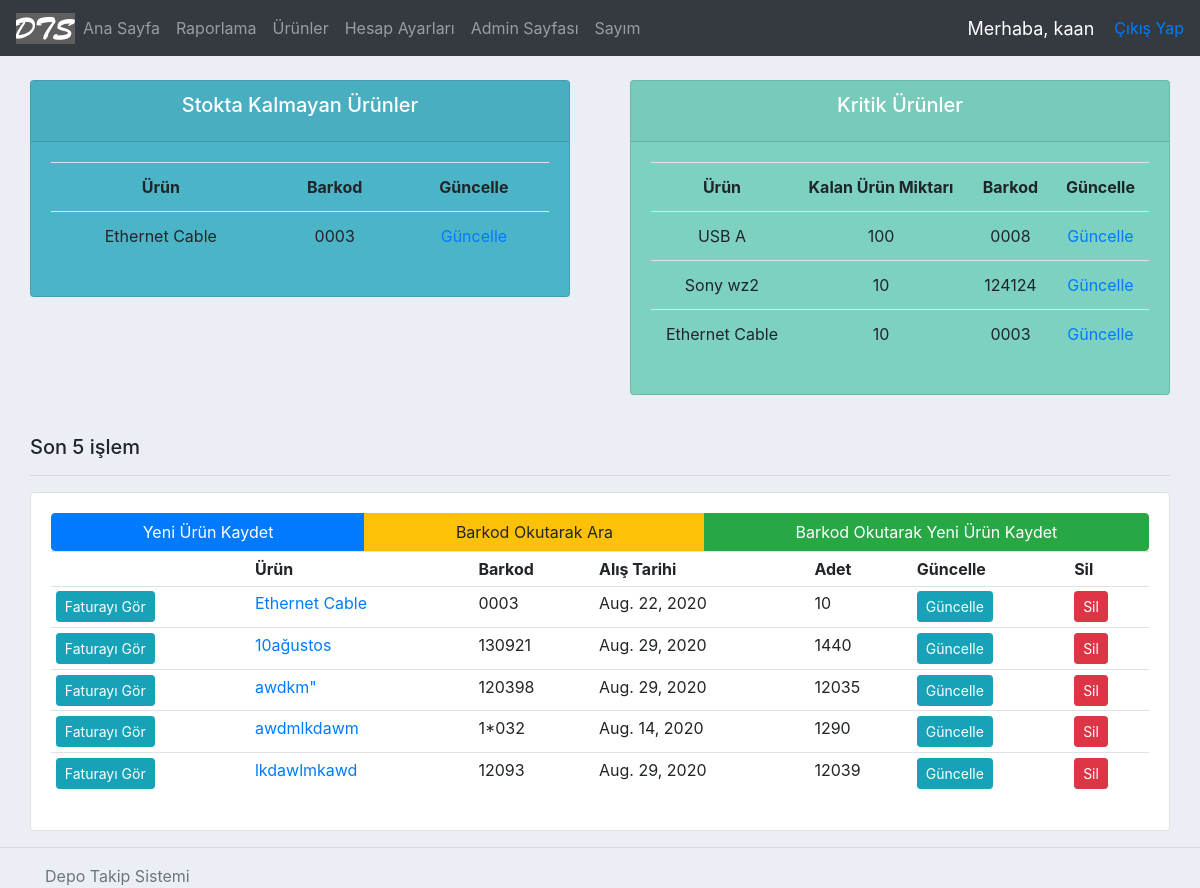
Before: / (signed in) with the older database file.
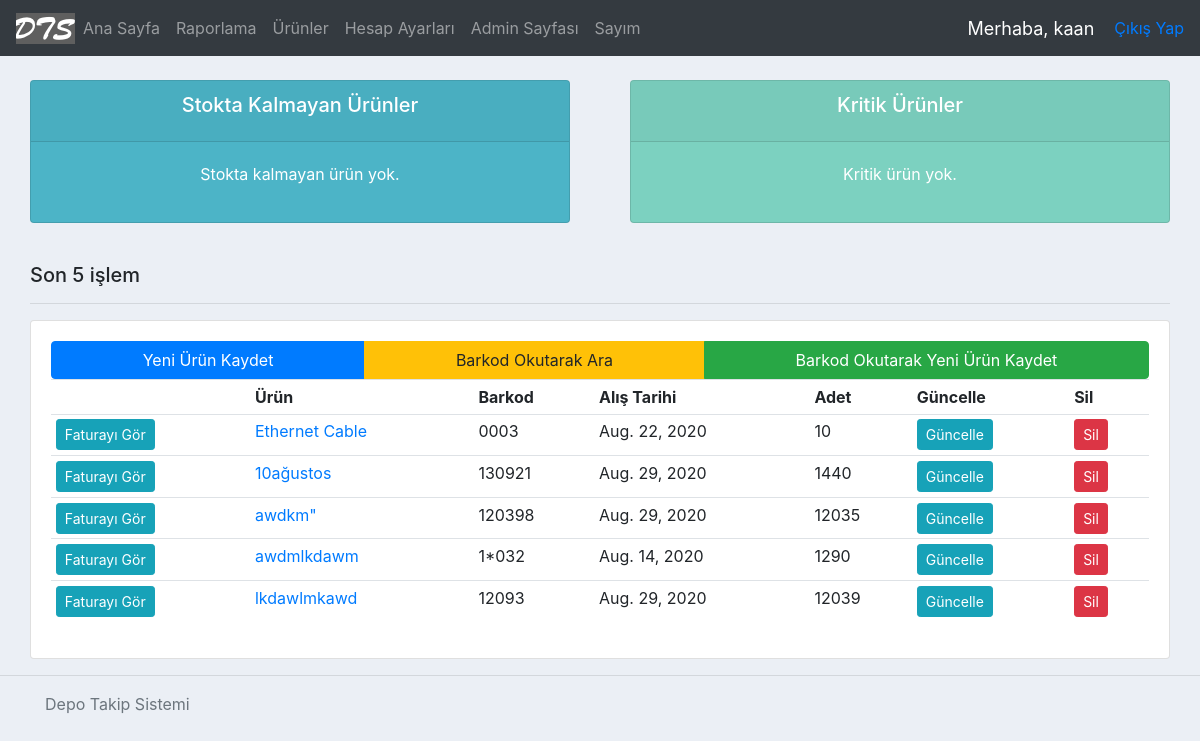
After: the same page with the newer database file.
### accounts/models.py (models this page shows, shortened)
class Product(models.Model):
    name = models.CharField(max_length=200)
    barcode = models.CharField(max_length=48)
    code = models.CharField(max_length=255)
    criticalStock = models.BooleanField(default=False) #kritik stok
    criticalStockAmt = models.IntegerField(null=True, blank=True)
    photo = models.ImageField(blank=True, null=True)
    vendor = models.CharField(max_length=200) #alınan firma
    dateBought = models.DateField(null=True) #satın alınan tarih
    regDate = models.DateTimeField( auto_now_add=True, null=True ) #ürünün kayıt edildiği tarih
    price = models.FloatField() #ürünün fiyatı
    amount = models.IntegerField() #ürünün adeti
    category = models.CharField(max_length=200) #ürünün kategorisi
    brand = models.CharField(max_length = 200) #ürünün markası
    model = models.CharField(max_length = 200, blank=True, null=True)
    description = models.CharField(max_length = 400, blank=True, null=True) #açıklama
    editor = models.CharField(max_length = 200) #ürünü kaydeden/silen kullanıcı
    invoice = models.OneToOneField('Invoice', on_delete=models.CASCADE, related_name="fatura", null=True, blank=True )
    history = HistoricalRecords(
        history_change_reason_field=models.TextField(null=True, max_length=255)
    )
    lastStocktakeTime = models.DateTimeField(blank=True, null=True) #son sayım yapılan tarih

### accounts/views.py (the view)
# urls.py: 2. Add a URL to urlpatterns:  path('', views.home, name='home')
@login_required(login_url='login')
def home(request):
    products = Product.objects.all()
    invoices = Invoice.objects.all()
    criticalProducts = []
    outOfStock = []
    for product in products:
        if product.criticalStock and product.criticalStockAmt != None and product.amount <= product.criticalStockAmt:
            criticalProducts.append(product)
        if product.amount == 0:
            outOfStock.append(product)
    start = 5
    if products.count() <= 5:
        start = 0
    else:
        start = products.count() - 5
    context = { 'products': products[ start :], 'invoices': invoices, 'sum': sum,
                'criticalProducts': criticalProducts, 'outOfStock' : outOfStock }
    return render( request, 'accounts/dashboard.html',  context )

### accounts/templates/accounts/dashboard.html
{%  extends 'accounts/main.html' %}
{% block content %}
{%  include 'accounts/status.html' %}
<br>
	<div class="col-md">
		<h5>Son 5 işlem</h5>
		<hr>
		<div class="card card-body">
			<div class="btn-group" role="group" aria-label="Basic example">
				<a class="btn btn-primary" href="{% url 'addProduct' %}">Yeni Ürün Kaydet</a>
				<a class="btn btn-warning" href="{% url 'barcode_view' %}">Barkod Okutarak Ara</a>
				<a class="btn btn-success" href="{% url 'addProductFromBarcode' %}">Barkod Okutarak Yeni Ürün Kaydet</a>
			</div>
			<table class="table table-sm">
				<tr>
					<th></th>
					<th>Ürün</th>
					<th>Barkod</th>
					<th>Alış Tarihi</th>
					<th>Adet</th>
					<th>Güncelle</th>
					<th>Sil</th>
				</tr>
				{% for product in products %}
				<tr>
					{% if product.invoice is not Null %}
						<td><a class="btn btn-sm btn-info" href="{% url 'invoice-path' product.invoice.id %}">Faturayı Gör</a></td>
					{% else %}
						<td><a class="btn btn-sm btn-danger" href="{% url 'addInvoice' product.id %}">Fatura Ekle</a></td>
					{% endif %}
					<td>
						<a href="{% url 'productPage' product.id %}">{{ product.name }}</a>
					</td>
					<td>{{product.barcode}}</td>
					<td>{{product.dateBought}}</td>
					<td>{{product.amount}}</td>
					<td><a class="btn btn-sm btn-info" href="{% url 'updateProduct' product.id %}">Güncelle</a></td>
					<td><a class="btn btn-sm btn-danger" href="{% url 'deleteProduct' product.id %}">Sil</a></td>
				</tr>
				{% endfor %}
			</table>
		</div>
	</div>
</div>
{% endblock %}

### accounts/templates/accounts/status.html
<br>
<div class="row">
	<div class="col">
		<div class="col-md">
			<div class="card text-center text-white  mb-3" id="notInStock">
			  	<div class="card-header">
			  		<h5 class="card-title">Stokta Kalmayan Ürünler</h5>
			  	</div>
				<div class="card-body">
					{% if outOfStock|length == 0 %}
					<p>Stokta kalmayan ürün yok.</p>
					{% else %}
			    	<table class="card-table table">
						<tr>
							<th>Ürün</th>
							<th>Barkod</th>
							<th>Güncelle</th>
						</tr>
						{% for product in outOfStock %}
						<tr>
							<td>{{product.name}}</td>
							<td>{{product.barcode}}</td>
							<td><a href="{% url 'updateProduct' product.id %}">Güncelle</a></td>
						</tr>
						{% endfor %}
					</table>
					{% endif %}
			  	</div>
			</div>
		</div>
	</div>
	<div class="col">
		<div class="col-md">
			<div class="card text-center text-white  mb-3" id="criticalTable">
			  	<div class="card-header">
			  		<h5 class="card-title">Kritik Ürünler</h5>
			  	</div>
			  	<div class="card-body">
					{% if criticalProducts|length == 0 %}
					<p>Kritik ürün yok.</p>
					{% else %}
			    	<table class="card-table table">
						<tr>
							<th>Ürün</th>
							<th>Kalan Ürün Miktarı</th>
							<th>Barkod</th>
							<th>Güncelle</th>
						</tr>
						{% for criticalProduct in criticalProducts %}
						<tr>
							<td>{{criticalProduct.name}}</td>
							<td>{{criticalProduct.amount}}</td>
							<td>{{criticalProduct.barcode}}</td>
							<td><a href="{% url 'updateProduct' criticalProduct.id %}">Güncelle</a></td>
						</tr>
						{% endfor %}
					</table>
					{% endif %}
			  	</div>
			</div>
		</div>
	</div>
</div>

Changed rows visible on the page:
no longer on this page (row edited): Product: name "Ethernet Cable", barcode "0003", shown under "Stokta Kalmayan Ürünler"
no longer on one of the page's lists (row edited): Product: name "Ethernet Cable", amount "10", barcode "0003"
no longer on this page (row edited): Product: name "USB A", amount "100", barcode "0008", shown under "Kritik Ürünler"
no longer on this page (row edited): Product: name "Sony wz2", amount "10", barcode "124124", shown under "Kritik Ürünler"
Other visible differences:
text no longer shown: "Ürün Barkod Güncelle Ürün Kalan Ürün Miktarı Barkod Güncelle"
text now shown: "Stokta kalmayan ürün yok. Kritik ürün yok."
